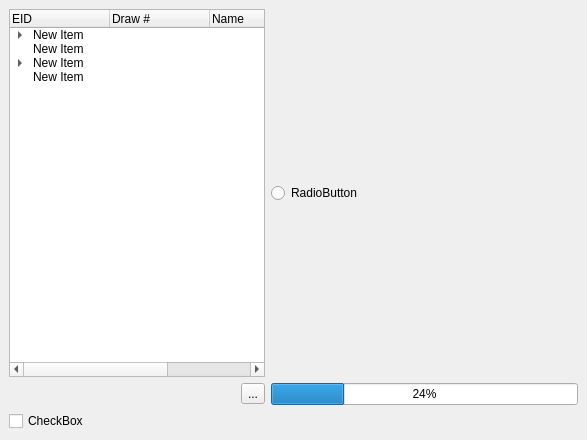
<?xml version="1.0" encoding="UTF-8"?>
<ui version="4.0">
 <class>EventBrowser</class>
 <widget class="QMainWindow" name="EventBrowser">
  <property name="geometry">
   <rect>
    <x>0</x>
    <y>0</y>
    <width>587</width>
    <height>440</height>
   </rect>
  </property>
  <property name="windowIcon">
   <iconset resource="resources.qrc">
    <normaloff>:/res/icon.ico</normaloff>:/res/icon.ico</iconset>
  </property>
  <property name="windowTitle">
   <string>EventBrowser</string>
  </property>
  <widget class="QWidget" name="dockWidgetContents">
   <layout class="QGridLayout" name="gridLayout">
    <item row="0" column="0" colspan="2">
     <widget class="QTreeWidget" name="treeWidget">
      <property name="allColumnsShowFocus">
       <bool>false</bool>
      </property>
      <property name="headerHidden">
       <bool>false</bool>
      </property>
      <column>
       <property name="text">
        <string>EID</string>
       </property>
      </column>
      <column>
       <property name="text">
        <string>Draw #</string>
       </property>
      </column>
      <column>
       <property name="text">
        <string>Name</string>
       </property>
      </column>
      <column>
       <property name="text">
        <string>Duration (us)</string>
       </property>
      </column>
      <item>
       <property name="text">
        <string>New Item</string>
       </property>
       <item>
        <property name="text">
         <string>New Subitem</string>
        </property>
       </item>
       <item>
        <property name="text">
         <string>New Item</string>
        </property>
       </item>
       <item>
        <property name="text">
         <string>New Item</string>
        </property>
       </item>
      </item>
      <item>
       <property name="text">
        <string>New Item</string>
       </property>
      </item>
      <item>
       <property name="text">
        <string>New Item</string>
       </property>
       <item>
        <property name="text">
         <string>New Subitem</string>
        </property>
        <item>
         <property name="text">
          <string>New Subitem</string>
         </property>
         <item>
          <property name="text">
           <string>New Subitem</string>
          </property>
         </item>
         <item>
          <property name="text">
           <string>New Subitem</string>
          </property>
         </item>
         <item>
          <property name="text">
           <string>New Subitem</string>
          </property>
         </item>
        </item>
        <item>
         <property name="text">
          <string>New Subitem</string>
         </property>
        </item>
        <item>
         <property name="text">
          <string>New Subitem</string>
         </property>
        </item>
        <item>
         <property name="text">
          <string>New Subitem</string>
         </property>
        </item>
       </item>
      </item>
      <item>
       <property name="text">
        <string>New Item</string>
       </property>
      </item>
     </widget>
    </item>
    <item row="0" column="2">
     <widget class="QRadioButton" name="radioButton">
      <property name="text">
       <string>RadioButton</string>
      </property>
     </widget>
    </item>
    <item row="1" column="1">
     <widget class="QToolButton" name="toolButton">
      <property name="text">
       <string>...</string>
      </property>
     </widget>
    </item>
    <item row="1" column="2">
     <widget class="QProgressBar" name="progressBar">
      <property name="value">
       <number>24</number>
      </property>
     </widget>
    </item>
    <item row="2" column="0">
     <widget class="QCheckBox" name="checkBox">
      <property name="text">
       <string>CheckBox</string>
      </property>
     </widget>
    </item>
   </layout>
  </widget>
 </widget>
 <resources>
  <include location="resources.qrc"/>
 </resources>
 <connections/>
</ui>
